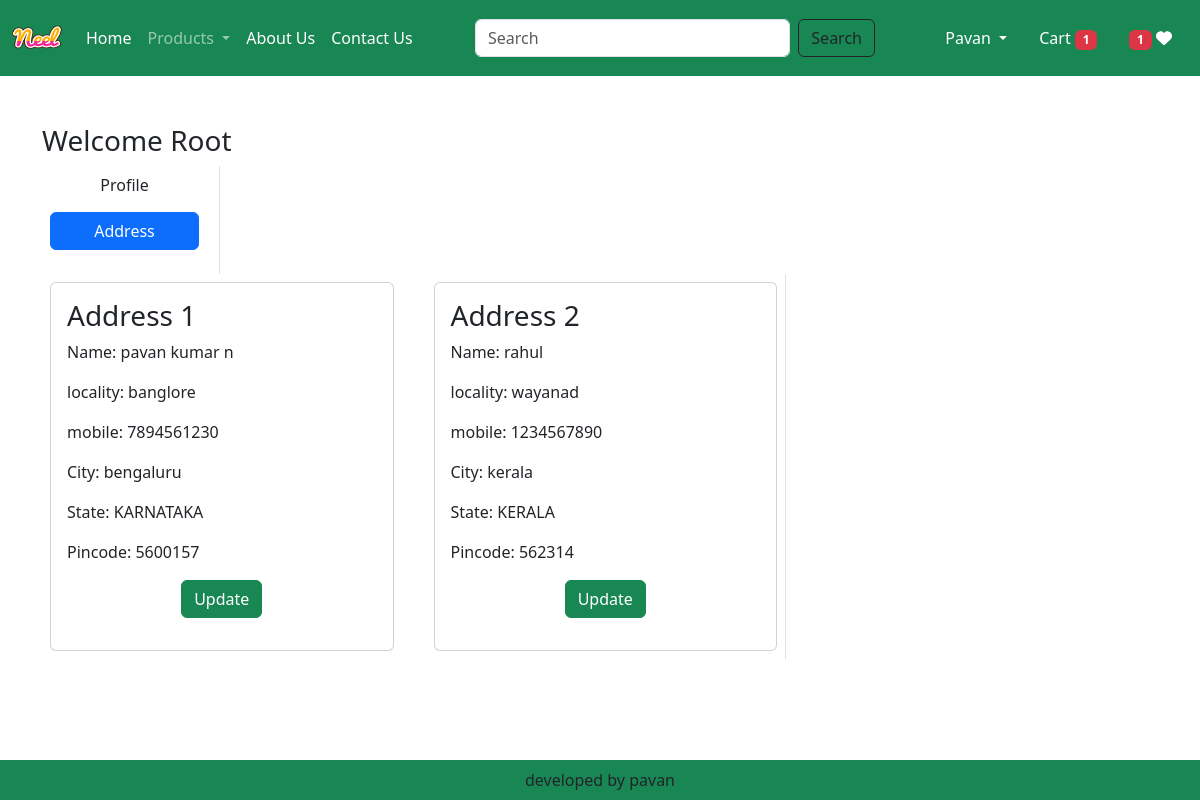
The app's page /address/ (signed in) with its own data.
### app/models.py (models this page shows, shortened)
class Customer(models.Model):
    user = models.ForeignKey(User, on_delete=models.CASCADE)
    name = models.CharField(max_length=200)
    locality = models.CharField(max_length=200)
    city = models.CharField(max_length=50)
    mobile = models.IntegerField(default=0)
    zipcode = models.IntegerField()
    state = models.CharField(choices=STATE_CHOICES,max_length=100)

### app/views.py (the view)
# urls.py: path('address/',views.address,name='address'),
@login_required
def address(request):
    totalitem = 0
    wishlist = 0
    if request.user.is_authenticated:
        totalitem = len(Cart.objects.filter(user=request.user))
        wishlist = len(Wishlist.objects.filter(user=request.user))
    add = Customer.objects.filter(user=request.user)
    return render(request , 'app/address.html',locals())

### templates/app/address.html (shortened to what this page needs)
{% extends "app/base.html" %}
{% load static %}
{% block main-content %}
<div class="container my-5">
    <div class="row">
        <h3>Welcome <span class="text-capitalize">{{request.user}}</span></h3>
        <div class="col-sm-2 border-end">
            <ul class="list-unstyled">
                <li class="d-grid" ><a href="{% url 'profile' %}" class="btn ">Profile</a></li>
                <li class="d-grid" ><a href="{% url 'address' %}" class="btn btn-primary m-2">Address</a></li>
            </ul>
        </div>
    </div>
    <div class="col-sm-8 border-end">
        <div class="row">
            {% for ad in add %}
            <div class="col-sm-6">
                <div class="card m-2">
                    <div class="card-body">
                        <h3>Address {{forloop.counter}}</h3>
                        <p>Name: {{ad.name}}</p>
                        <p>locality: {{ad.locality}}</p>
                        <p>mobile: {{ad.mobile}}</p>
                        <p>City: {{ad.city}}</p>
                        <p>State: {{ad.state}}</p>
                        <p>Pincode: {{ad.zipcode}}</p>
                        <p class="text-center"> <a href="{% url 'updateAddress' pk=ad.id %}" type="button" class="btn btn-success">Update</a></p>
                    </div>
                </div>
            </div>
            {% endfor %}
        </div>
    </div>
</div>
{% endblock main-content %}

### records on screen
Customer: name "pavan kumar n", locality "banglore", mobile "7894561230", city "bengaluru", state "KARNATAKA", zipcode "5600157"
Customer: name "rahul", locality "wayanad", mobile "1234567890", city "kerala", state "KERALA", zipcode "562314"

### other values on screen
{{ totalitem }} "1"
{{ wishlist }} "1"
{{ request.user }} "Root"
